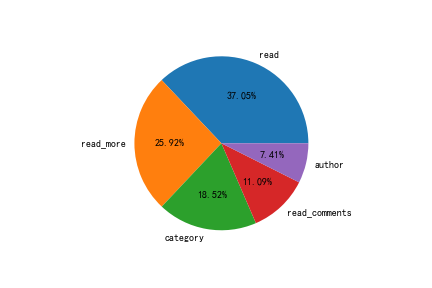

Write Python code to recreate this figure.
import pandas as pd
from matplotlib import pyplot as plt

# 使用pandas读取文件
df = pd.read_csv(r"news_dataset1.csv")
# 获取内容
x = df['Event'].value_counts().index.tolist()
# 获取内容对应的数据
y = df['Event'].value_counts().tolist()
# 设置显示中文
plt.rcParams['font.sans-serif'] = ['simhei']
# 绘图
plt.pie(x=y, labels=x, autopct='%.2f%%')
# 添加标签,可以给饼状图添加标题
# plt.title("")
# 定义文件名
pie_svg = '饼状图.png'
# 保存图片
plt.show()
# plt.savefig(pie_svg)